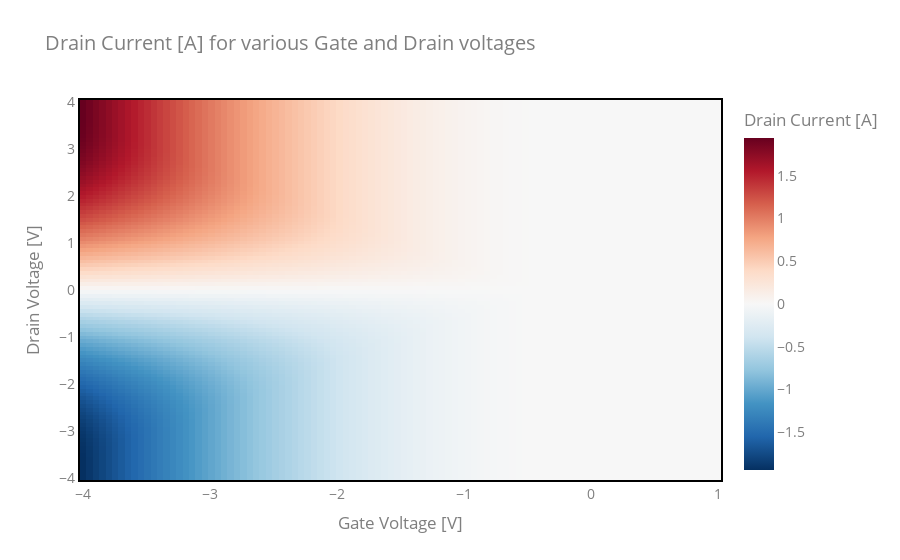

Notebook source saved alongside this figure:
### Code cell
df2 = df[['Drain Voltage [V]',
          'Gate Voltage [V]',
          'Drain Current [A]'
         ]].astype(float)
plotting = df2.pivot_table(index = 'Drain Voltage [V]',
                           columns = 'Gate Voltage [V]',
                           values = 'Drain Current [A]'
                          )

fig = go.Figure(go.Heatmap(z=plotting.values,
                           x=plotting.columns,
                           y=plotting.index,
                           colorscale='rdbu',
                           reversescale=True,
                           colorbar={"title": "Drain Current [A]"},
                          )
               )
fig.update_layout(
    title="Drain Current [A] for various Gate and Drain voltages",
    xaxis=dict(title="Gate Voltage [V]",showline=True, linewidth=2, linecolor='black', mirror=True),
    yaxis=dict(title="Drain Voltage [V]", showline=True, linewidth=2, linecolor='black', mirror=True),
    font=dict(
        size=14,
        color="#7f7f7f"
    )
)

fig.write_html('Currents_Heatmap.html')
fig.show()

### Figure 1 — Plotly figure (JSON) as saved in the notebook; plotly's stock layout.template omitted (floating-point values rounded to 4 significant figures; data arrays with more than 128 entries replaced by an {"elided": "..."} marker saying what was removed)
{"data": [{"colorbar": {"title": {"text": "Drain Current [A]"}}, "colorscale": [[0, "rgb(103,0,31)"], [0.1, "rgb(178,24,43)"], [0.2, "rgb(214,96,77)"], [0.3, "rgb(244,165,130)"], [0.4, "rgb(253,219,199)"], [0.5, "rgb(247,247,247)"], [0.6, "rgb(209,229,240)"], [0.7, "rgb(146,197,222)"], [0.8, "rgb(67,147,195)"], [0.9, "rgb(33,102,172)"], [1, "rgb(5,48,97)"]], "reversescale": true, "type": "heatmap", "x": [-4, -3.949, -3.899, -3.848, -3.798, -3.747, -3.697, -3.646, -3.596, -3.545, -3.495, -3.444, -3.394, -3.343, -3.293, -3.242, -3.192, -3.141, -3.091, -3.04, -2.99, -2.939, -2.889, -2.838, -2.788, -2.737, -2.687, -2.636, -2.586, -2.535, -2.485, -2.434, -2.384, -2.333, -2.283, -2.232, -2.182, -2.131, -2.081, -2.03, -1.98, -1.929, -1.879, -1.828, -1.778, -1.727, -1.677, -1.626, -1.576, -1.525, -1.475, -1.424, -1.374, -1.323, -1.273, -1.222, -1.172, -1.121, -1.071, -1.02, -0.9697, -0.9192, -0.8687, -0.8182, -0.7677, -0.7172, -0.6667, -0.6162, -0.5657, -0.5152, -0.4646, -0.4141, -0.3636, -0.3131, -0.2626, -0.2121, -0.1616, -0.1111, -0.06061, -0.0101, 0.0404, 0.09091, 0.1414, 0.1919, 0.2424, 0.2929, 0.3434, 0.3939, 0.4444, 0.4949, 0.5455, 0.596, 0.6465, 0.697, 0.7475, 0.798, 0.8485, 0.899, 0.9495, 1], "y": [-4, -3.919, -3.838, -3.758, -3.677, -3.596, -3.515, -3.434, -3.354, -3.273, -3.192, -3.111, -3.03, -2.949, -2.869, -2.788, -2.707, -2.626, -2.545, -2.465, -2.384, -2.303, -2.222, -2.141, -2.061, -1.98, -1.899, -1.818, -1.737, -1.657, -1.576, -1.495, -1.414, -1.333, -1.253, -1.172, -1.091, -1.01, -0.9293, -0.8485, -0.7677, -0.6869, -0.6061, -0.5253, -0.4444, -0.3636, -0.2828, -0.202, -0.1212, -0.0404, 0.0404, 0.1212, 0.202, 0.2828, 0.3636, 0.4444, 0.5253, 0.6061, 0.6869, 0.7677, 0.8485, 0.9293, 1.01, 1.091, 1.172, 1.253, 1.333, 1.414, 1.495, 1.576, 1.657, 1.737, 1.818, 1.899, 1.98, 2.061, 2.141, 2.222, 2.303, 2.384, 2.465, 2.545, 2.626, 2.707, 2.788, 2.869, 2.949, 3.03, 3.111, 3.192, 3.273, 3.354, 3.434, 3.515, 3.596, 3.677, 3.758, 3.838, 3.919, 4], "z": {"elided": "100x100 float values"}}], "layout": {"font": {"color": "#7f7f7f", "size": 14}, "title": {"text": "Drain Current [A] for various Gate and Drain voltages"}, "xaxis": {"linecolor": "black", "linewidth": 2, "mirror": true, "showline": true, "title": {"text": "Gate Voltage [V]"}}, "yaxis": {"linecolor": "black", "linewidth": 2, "mirror": true, "showline": true, "title": {"text": "Drain Voltage [V]"}}}}
